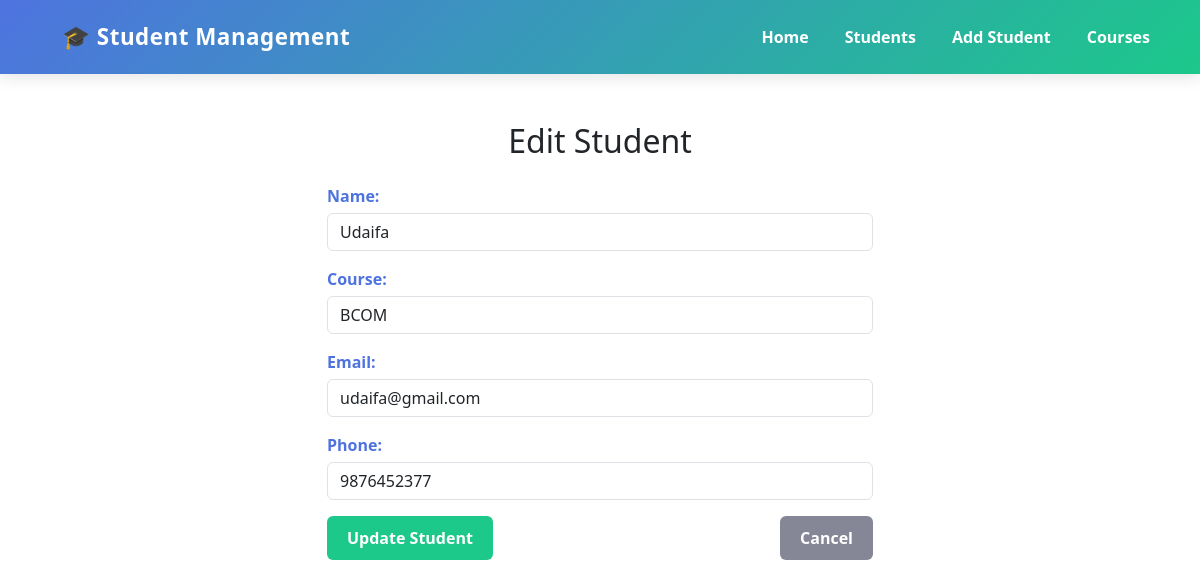
Page /edit/1/ on the committed database.
### students/models.py (models this page shows, shortened)
class Student(models.Model):
    name = models.CharField(max_length=100)
    course = models.CharField(max_length=100)
    email = models.EmailField()
    phone = models.CharField(max_length=15)
    created_at = models.DateTimeField(auto_now_add=True)  # optional

### students/views.py (the view)
# urls.py: path('edit/<int:pk>/', views.student_update, name='student_edit'),  # ✅ This is important
def student_update(request, pk):
    student = get_object_or_404(Student, pk=pk)
    if request.method == 'PUT':
        form = StudentForm(request.PUT, instance=student)
        if form.is_valid():
            form.save()
            return redirect('student_list')
    else:
        form = StudentForm(instance=student)  # Pre-fill form with student data
    return render(request, 'students/student_form.html', {'form': form})

### students/forms.py
class StudentForm(forms.ModelForm):
    class Meta:
        model = Student
        fields = ['name', 'course', 'email', 'phone']
        widgets = {
            'name': forms.TextInput(attrs={'class': 'form-control', 'placeholder': 'Enter student name'}),
            'course': forms.TextInput(attrs={'class': 'form-control', 'placeholder': 'Enter Course'}),
            'email': forms.EmailInput(attrs={'class': 'form-control', 'placeholder': 'Enter email'}),
            'phone': forms.NumberInput(attrs={'class': 'form-control', 'placeholder': 'Enter phone number'}),
        }

### students/templates/students/student_form.html (shortened to what this page needs)
{% extends 'students/base.html' %}
{% block content %}
<div class="container mt-5">
    <h2 class="mb-4 text-center">
        {% if form.instance.pk %}
            Edit Student
        {% else %}
            Add Student
        {% endif %}
    </h2>
    <div class="row justify-content-center">
        <div class="col-md-6">
            <form method="POST">
                {{ form.as_p }}
                <div class="d-flex justify-content-between mt-3">
                    <button type="submit" class="btn btn-success">
                        {% if form.instance.pk %}
                            Update Student
                        {% else %}
                            Add Student
                        {% endif %}
                    </button>
                    <a href="{% url 'student_list' %}" class="btn btn-secondary">Cancel</a>
                </div>
            </form>
        </div>
    </div>
</div>
{% endblock %}

### students/templates/students/student_form.html (style rules this page uses)
form { width: 100%; }
form input, form select, form textarea { width: 100%; padding: 10px 12px; border: 1px solid #d1d3e2; border-radius: 8px; font-size: 14px; font-family: 'Segoe UI', Tahoma, Geneva, Verdana, sans-serif; transition: border-color 0.3s ease, box-shadow 0.3s ease; margin-bottom: 15px; }
form label { display: block; font-weight: 600; margin-bottom: 5px; color: #4e73df; }
form button, form .btn { font-weight: 600; border-radius: 6px; padding: 10px 20px; transition: background-color 0.3s ease; }
form .btn-success { background-color: #1cc88a; color: #fff; border: none; }
form .btn-secondary { background-color: #858796; color: #fff; border: none; }

### rows in the picture
Student: name "Udaifa", course "BCOM", email "udaifa@gmail.com", phone "9876452377"
